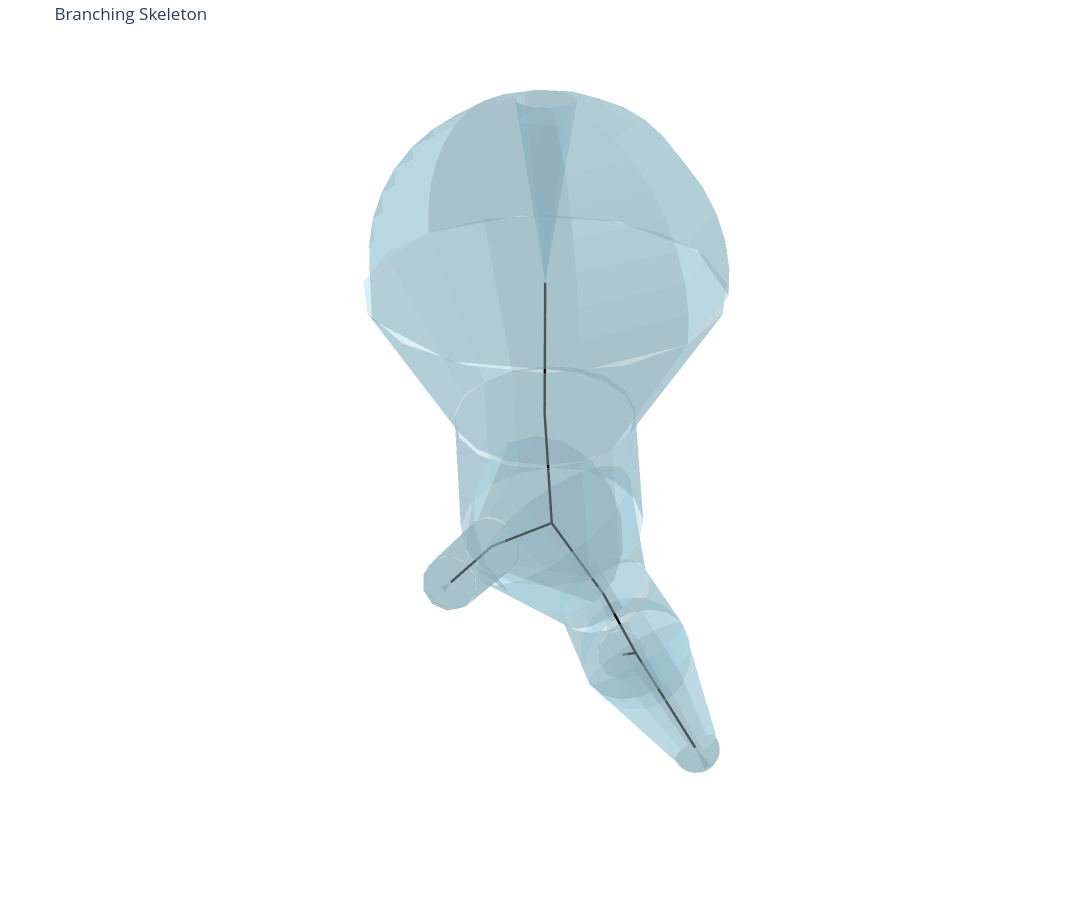

Notebook source saved alongside this figure:
### Code cell
# plot using swctools
from swctools import SWCModel, plot_model

model = SWCModel.from_swc_file(swc_filepath)
model.print_attributes(node_info=False, edge_info=False)
title = f"Branching Skeleton"
fig = plot_model(
    swc_model=model,
    title=title,
    plot_endcaps=True,
    hide_axes=True,
    centroid_color="black",
    centroid_line_width=5,
    opacity=0.5,
)
fig.show()

### Figure 1 — Plotly figure (JSON) as saved in the notebook; plotly's stock layout.template omitted (floating-point values rounded to 4 significant figures; data arrays with more than 128 entries replaced by an {"elided": "..."} marker saying what was removed)
{"data": [{"color": "lightblue", "flatshading": true, "i": {"elided": "256 int values"}, "j": {"elided": "256 int values"}, "k": {"elided": "256 int values"}, "name": "frusta", "opacity": 0.5, "type": "mesh3d", "x": {"elided": "256 float values"}, "y": {"elided": "256 float values"}, "z": {"elided": "256 float values"}}, {"color": "lightblue", "flatshading": true, "i": {"elided": "760 int values"}, "j": {"elided": "760 int values"}, "k": {"elided": "760 int values"}, "name": "endcaps", "opacity": 0.5, "type": "mesh3d", "x": {"elided": "404 float values"}, "y": {"elided": "404 float values"}, "z": {"elided": "404 float values"}}, {"line": {"color": "black", "width": 5}, "mode": "lines", "name": "centroid", "type": "scatter3d", "x": [-0.6871, -0.3967, null, -0.3967, -0.4192, null, -0.3967, -0.2084, null, -0.2084, -0.05193, null, -0.05193, 0.000165, null, -0.05193, -0.01445, null, 0.000165, -0.004462, null, -0.01445, 0.01378, null], "y": [0.1201, 0.4712, null, 0.4712, 1.016, null, 0.4712, 0.3278, null, 0.3278, 0.0127, null, 0.0127, 0.003199, null, 0.0127, -0.5153, null, 0.003199, 0.003358, null, -0.5153, -0.9552, null], "z": [-3.182, -2.704, null, -2.704, -3.225, null, -2.704, -2.148, null, -2.148, -1.656, null, -1.656, -0.8372, null, -1.656, -2.128, null, -0.8372, -0.02256, null, -2.128, -2.708, null]}], "layout": {"height": 900, "margin": {"b": 0, "l": 0, "r": 0, "t": 40}, "scene": {"aspectmode": "data", "xaxis": {"visible": false}, "yaxis": {"visible": false}, "zaxis": {"visible": false}}, "showlegend": false, "title": {"text": "Branching Skeleton"}, "width": 1200}}
